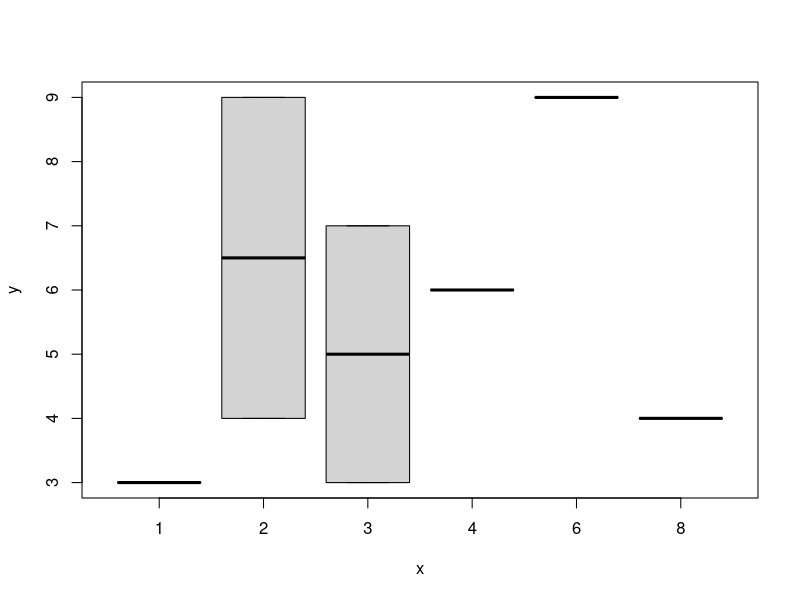

Generate this figure with R: (Note: this script raises an error after producing the figure.)
x=c(1,2,3,4,2,3,6,8)
y=c(3,4,3,6,9,7,9,4)

boxplot(y~x)
dotplot(x)
?dotplot
plot(y~x)
plot(y,x)
library(ggplot2)
qplot(x, y)
stem(x)

regmodel=lm(y~x)
summary(regmodel)
anova(regmodel)
plot(regmodel)
fits=regmodel$fitted 
Resids=regmodel$residuals
cars

